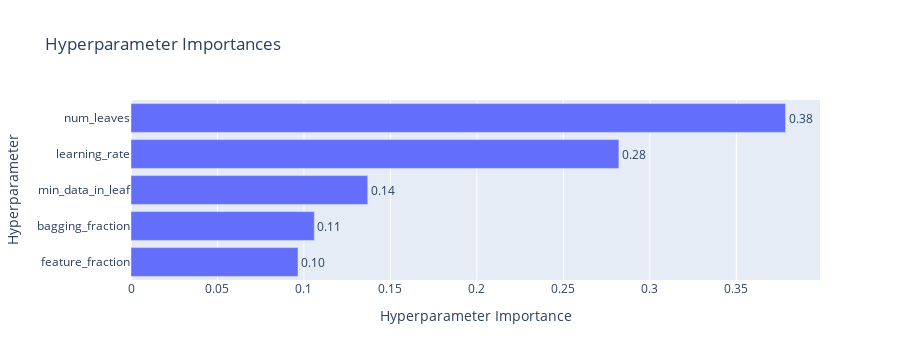

This figure's notebook cell:
### Code cell
plot_param_importances(study)

### Figure 1 — Plotly figure (JSON) as saved in the notebook; plotly's stock layout.template omitted (floating-point values rounded to 4 significant figures)
{"data": [{"cliponaxis": false, "hovertemplate": ["feature_fraction (FloatDistribution): 0.0965667583219067<extra></extra>", "bagging_fraction (FloatDistribution): 0.10600041291895095<extra></extra>", "min_data_in_leaf (IntDistribution): 0.13688327381983045<extra></extra>", "learning_rate (FloatDistribution): 0.2820891105426199<extra></extra>", "num_leaves (IntDistribution): 0.3784604443966919<extra></extra>"], "name": "Objective Value", "orientation": "h", "text": ["0.10", "0.11", "0.14", "0.28", "0.38"], "textposition": "outside", "type": "bar", "x": [0.09657, 0.106, 0.1369, 0.2821, 0.3785], "y": ["feature_fraction", "bagging_fraction", "min_data_in_leaf", "learning_rate", "num_leaves"]}], "layout": {"height": 360, "title": {"text": "Hyperparameter Importances"}, "xaxis": {"autorange": true, "range": [0, 0.3984], "title": {"text": "Hyperparameter Importance"}, "type": "linear"}, "yaxis": {"autorange": true, "range": [-0.5, 4.5], "title": {"text": "Hyperparameter"}, "type": "category"}}}
